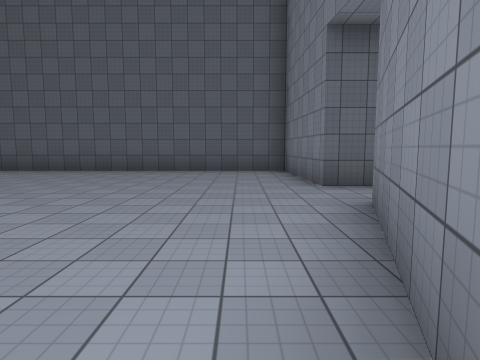
[1] (above)

17 first-person views from a walk through a Unity game level. The camera is 1.5 m above the floor, tilts 6° down and sees 75° across. The floor is counted in squares, 2.4 m on a side. Each view is taken from the middle of a square. On the plan, view 1 faces up. The plan holds only what a view shows up to about 9 squares ahead; the rest is blank. The player character is not drawn. Surface patterns are stand-ins for the level's own textures.

[2]
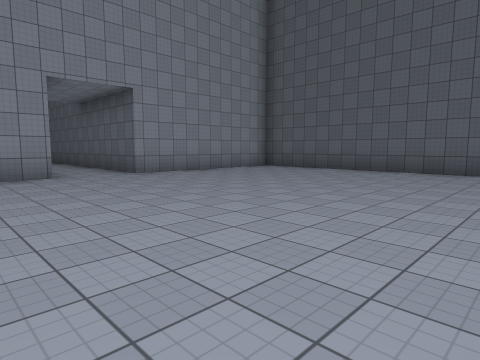

[3]
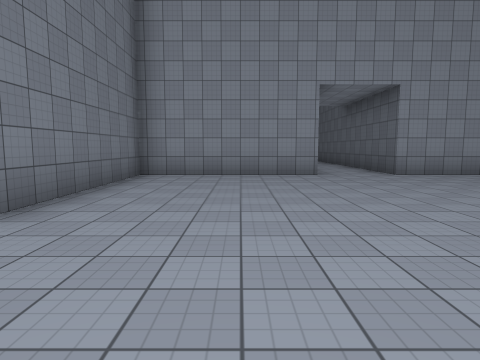

[4]
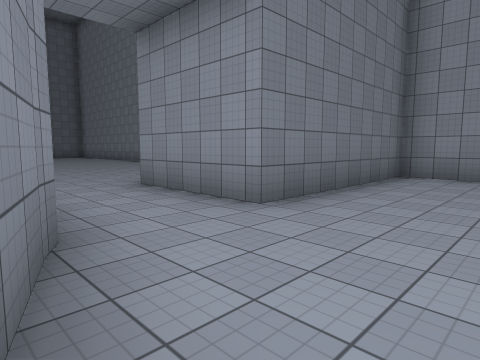

[5]
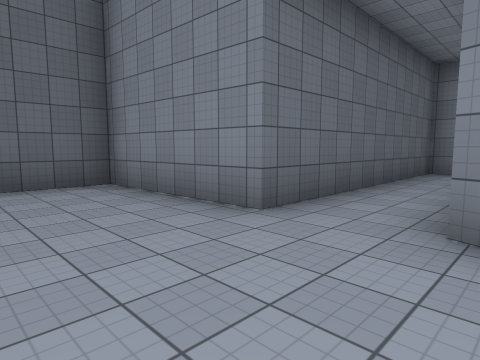

[6]
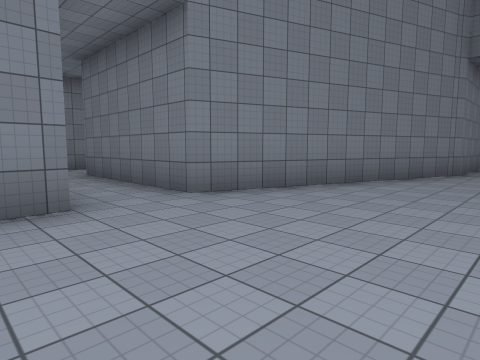

[7]
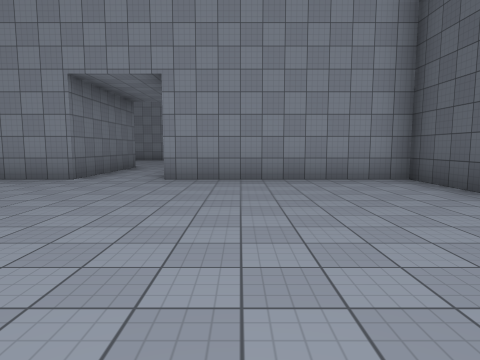

[8]
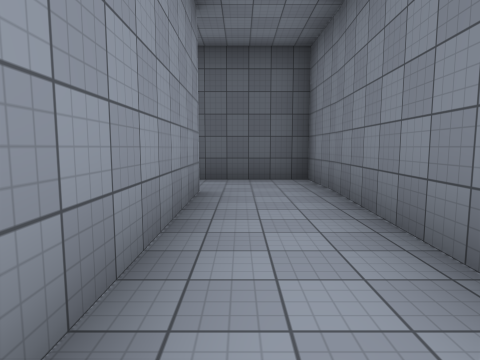

[9]
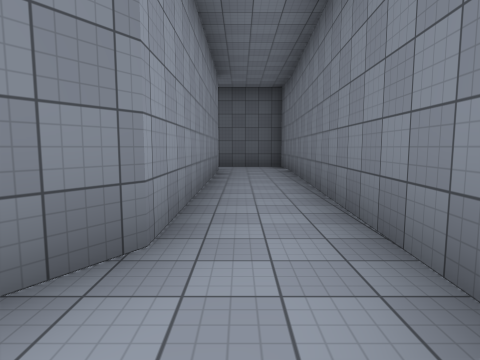

[10]
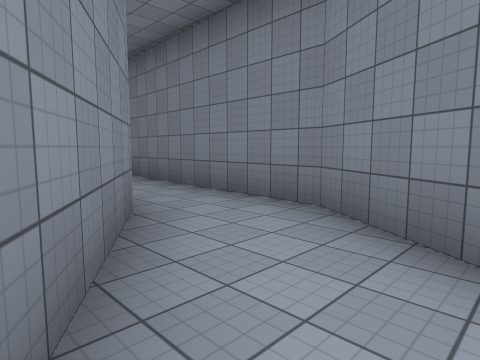

[11]
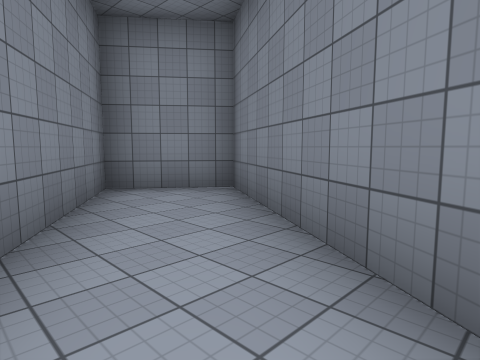

[12]
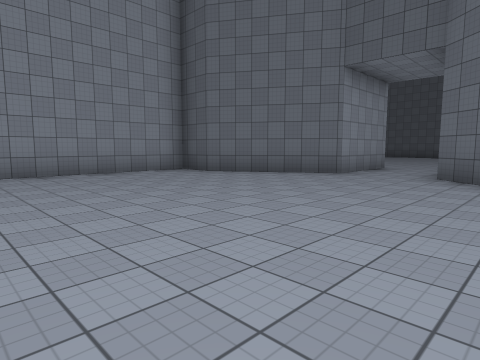

[13]
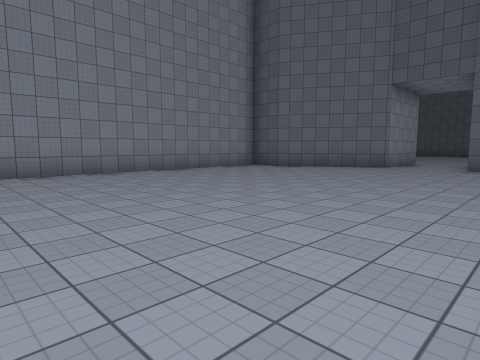

[14]
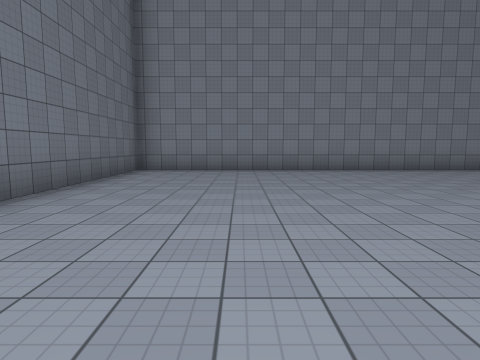

[15]
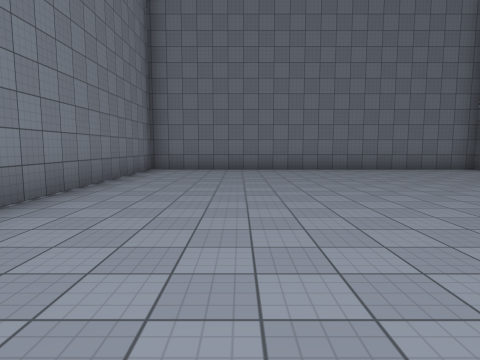

[16]
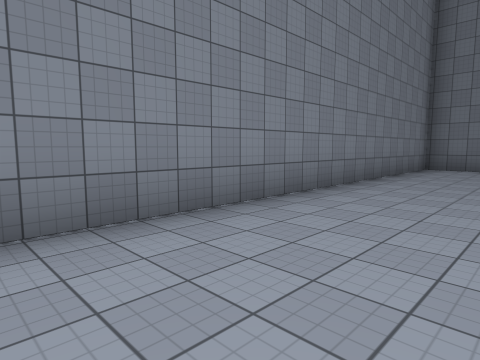

[17]
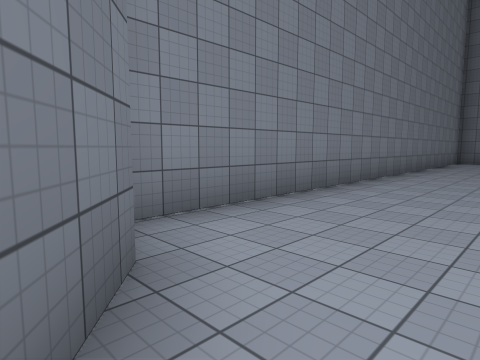

### Floor plan
Ten units are one square. View 1 is at (0, 0); x grows to the right and y downward. Boxes are objects, and circles mark ways between rooms. Rooms are numbered by the first view taken in them; rooms with no view inside come last. Other rooms are left out.
<svg viewBox="-76 -88 155 291">
<path fill="none" stroke="#000" d="M-71 -18 -71 23 -26 23M-4 20 15 -35 54 -35M-6 23 -4 19M54 -50 13 -50 12 -83 -71 -83 -71 -35M54 4 54 31 41 51M58 60 69 43 71 6M41 51 26 76 41 87 58 60M16 68 -6 50 -6 23M-26 23 -26 50 -54 68 -66 68 -66 198 25 198 25 71M54 -35 54 4M71 6 74 -50 54 -50"/>
<circle cx="-15" cy="20" r="3" fill="#2a7"/>
<circle cx="50" cy="-40" r="3" fill="#2a7"/>
<circle cx="50" cy="60" r="3" fill="#2a7"/>
<circle cx="60" cy="10" r="3" fill="#2a7"/>
<text x="-20" y="-30">1</text>
<text x="60" y="30">2</text>
<text x="40" y="70">3</text>
<text x="-20" y="120">4</text>
<text x="60" y="-20">5</text>
</svg>
Room 1 opens to room 4. Room 1 opens to room 5. Room 2 opens to room 3. Room 2 opens to room 5.

Where each view was taken, in squares from view 1:
view 1: 0 up, 0 right, facing up
view 2: 0 up, 0 right, facing up-left
view 3: 0 up, 0 right, facing left
view 4: 0 up, 0 right, facing down-left
view 5: 3 up, 1 left, facing up-right
view 6: 6 up, 2 left, facing down-right
view 7: 5 up, 1 left, facing left
view 8: 1 down, 6 right, facing up
view 9: 5 down, 6 right, facing up
view 10: 6 down, 4 right, facing up-right
view 11: 4 down, 6 right, facing down-left
view 12: 12 down, 1 right, facing up-left
view 13: 15 down, 1 right, facing up-left
view 14: 17 down, 2 right, facing left
view 15: 11 down, 0 right, facing down
view 16: 10 down, 0 right, facing down-right
view 17: 6 down, 0 right, facing down-right
